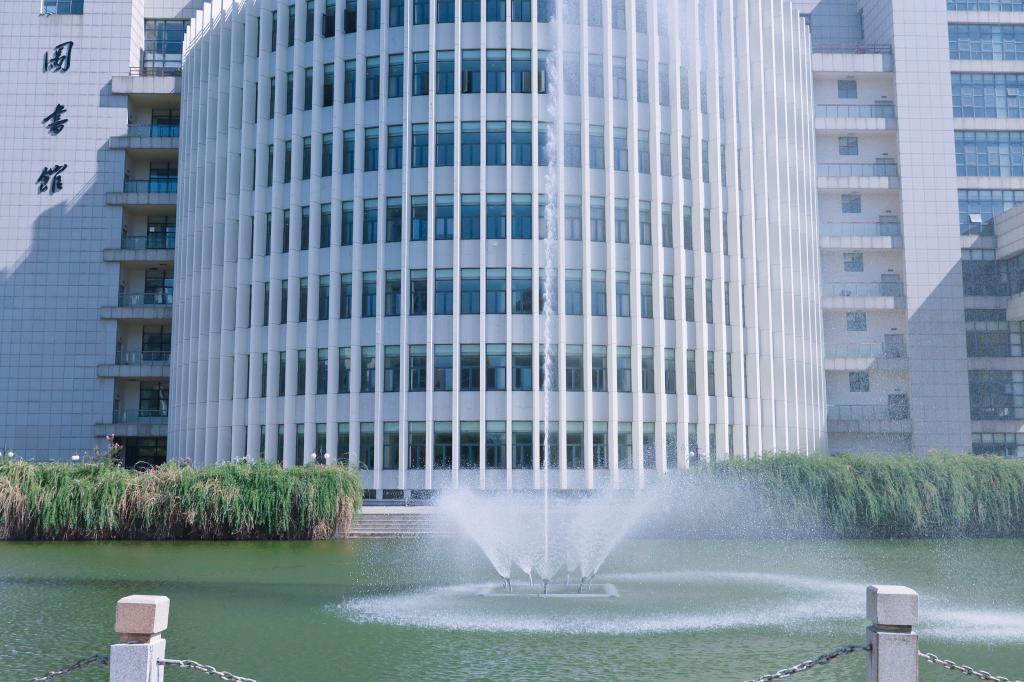
#> input picture img/imgae1.jpg, 1024 x 682 px
$ python main.py
#> lines starting #> are read from the running program, lines starting #| are printed output that depends on the picture
import numpy as np
import matplotlib.pyplot as plt
from sklearn.decomposition import PCA
from sklearn.preprocessing import StandardScaler
from skimage import io

# 读取图像并转换为灰度图像
img = io.imread('../img/imgae1.jpg', as_gray=True)
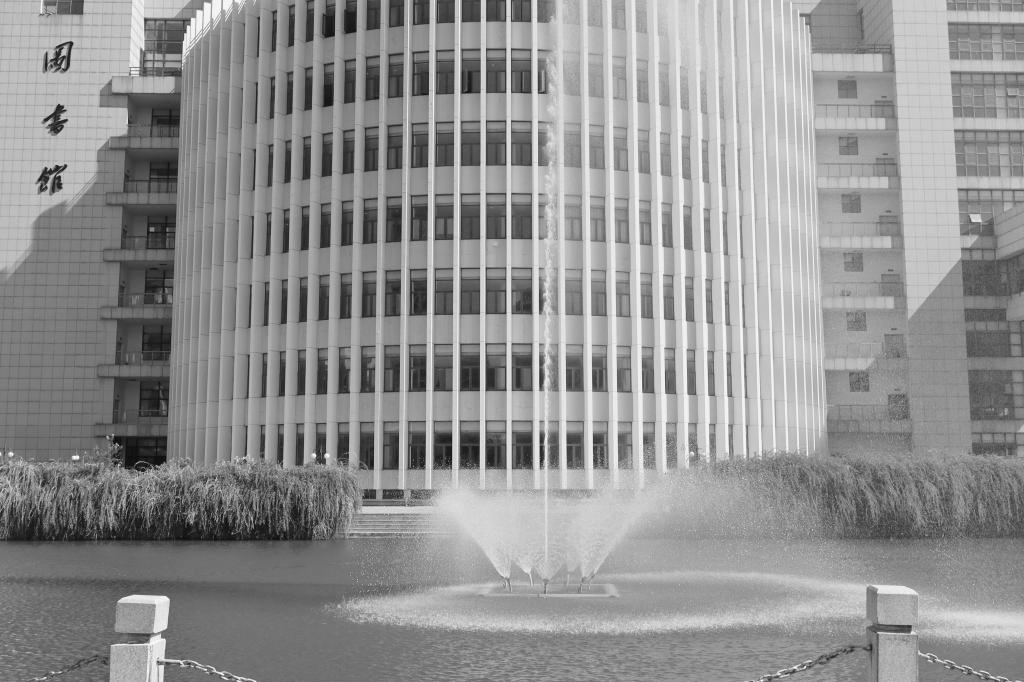
#> img: shape (682, 1024) float64; min 0.000833, max 0.999, mean 0.573

# 将图像展平为二维数组
img_flat = img.reshape(-1, img.shape[1])

# 标准化处理
scaler = StandardScaler()
img_scaled = scaler.fit_transform(img_flat)
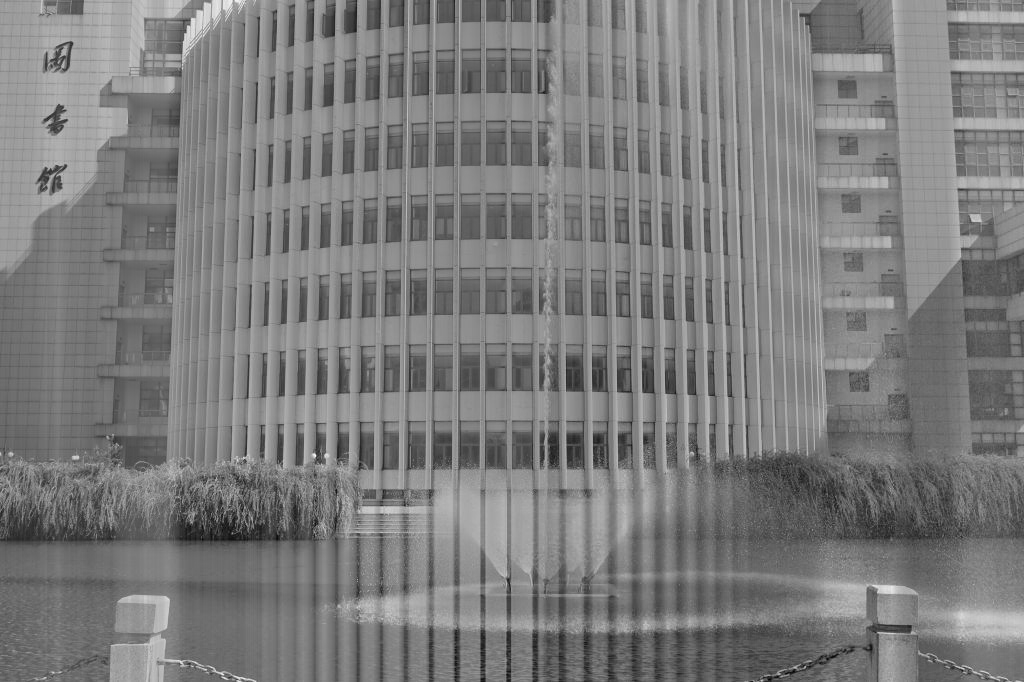
#> img_scaled: shape (682, 1024) float64; min -4.53, max 4.75, mean 5.28e-16; drawn with min black and max white

# 进行PCA降维
pca = PCA(n_components=50)  # 假设选择50个主成分
img_pca = pca.fit_transform(img_scaled)
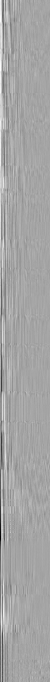
#> img_pca: shape (682, 50) float64; min -49.33, max 26.89, mean 0; drawn with min black and max white

# 使用前50个主成分重构图像
img_reconstructed = pca.inverse_transform(img_pca)

# 恢复的图像重新恢复成原图的形状
img_reconstructed = scaler.inverse_transform(img_reconstructed)
img_reconstructed = img_reconstructed.reshape(img.shape)

# 显示原图和恢复图
fig, (ax1, ax2) = plt.subplots(1, 2, figsize=(10, 5))
ax1.imshow(img, cmap='gray')
ax1.set_title('Original Image')

ax2.imshow(img_reconstructed, cmap='gray')
ax2.set_title('Reconstructed Image')

plt.savefig("../result/P/res.jpg", bbox_inches='tight', pad_inches=0)
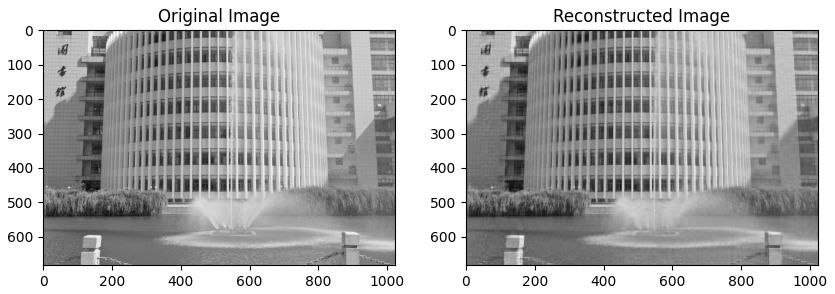
#> figure drawn by matplotlib, 2 panels
plt.show()

$ run again, with img/face1.jpg copied over img/imgae1.jpg
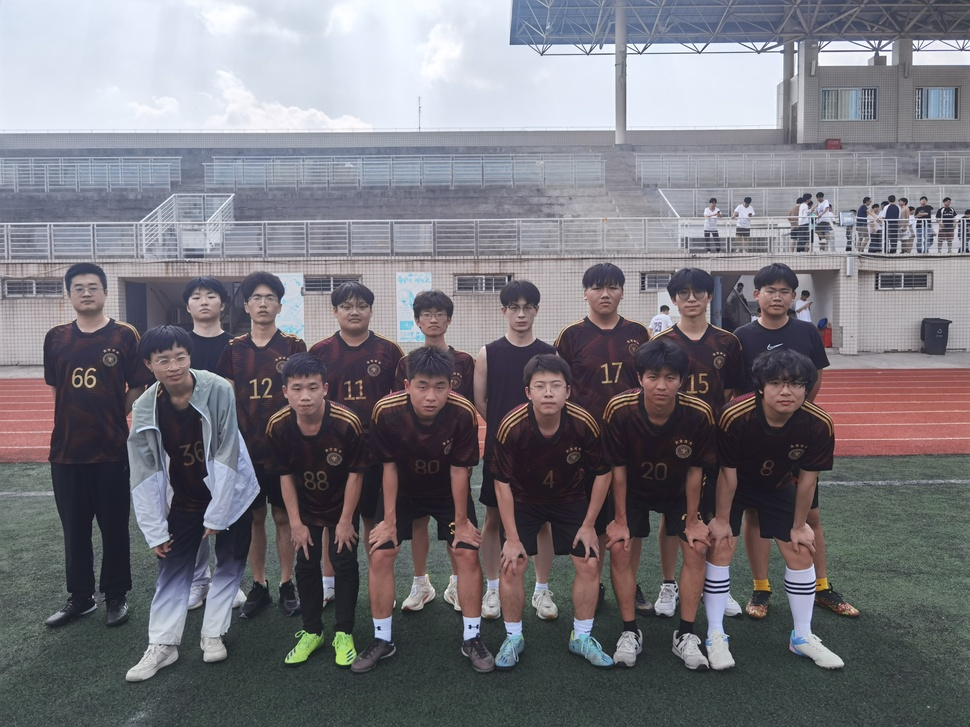
#> input picture img/face1.jpg, 970 x 727 px, shrunk from 4096 x 3072 before the run
#> `img_scaled = scaler.fit_transform(img_flat)`:
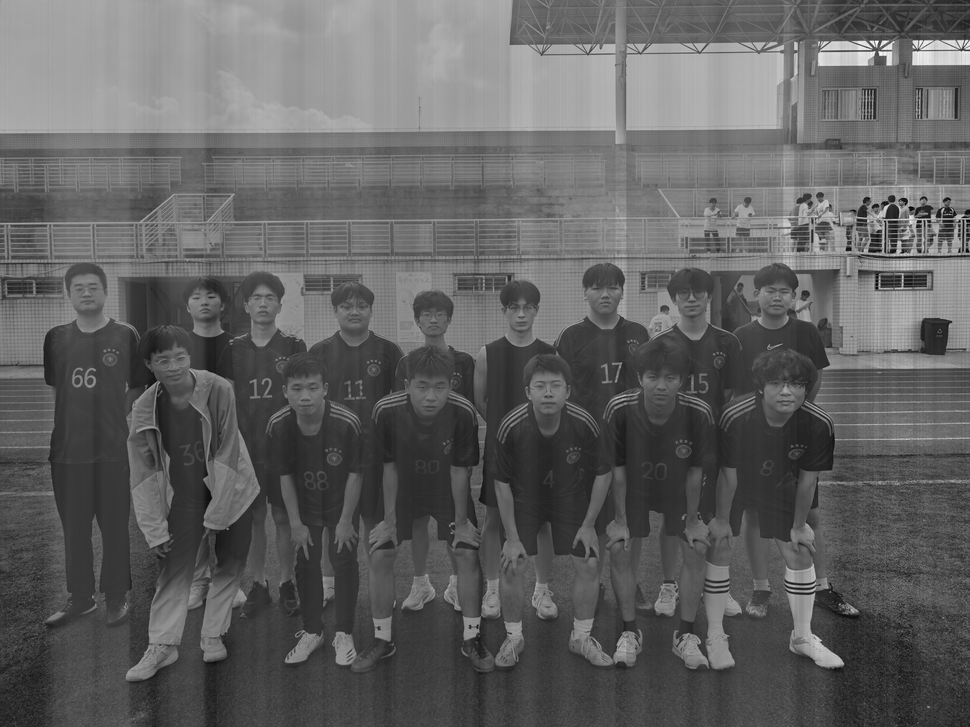
#> img_scaled: shape (727, 970) float64; min -2.44, max 3.96, mean 3.79e-17; drawn with min black and max white
#> `img_reconstructed = scaler.inverse_transform(img_reconstructed)`:
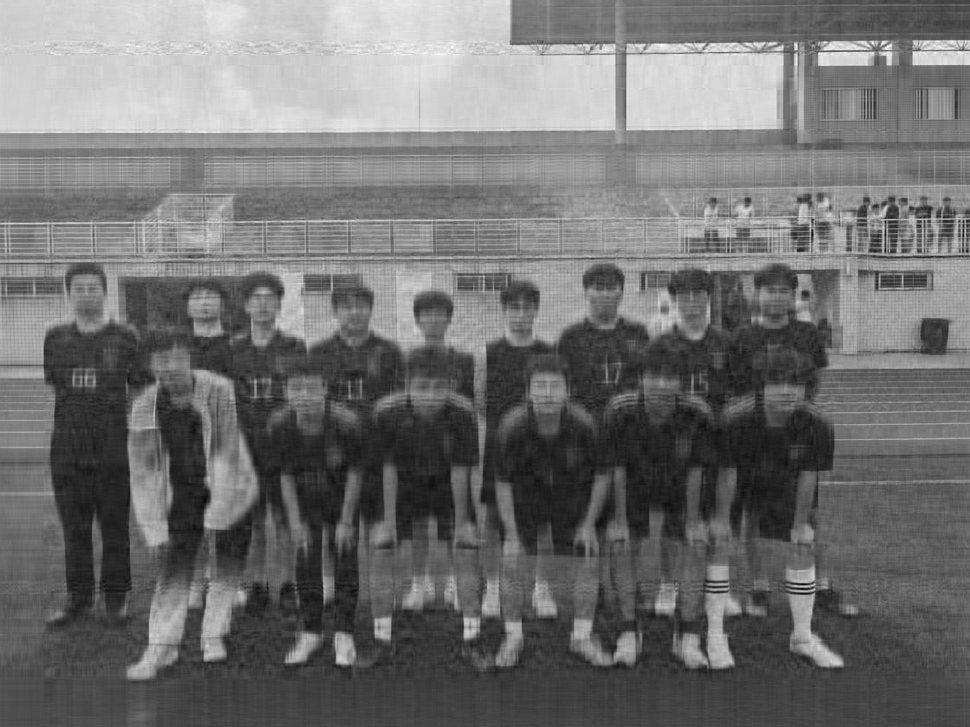
#> img_reconstructed: shape (727, 970) float64; min -0.0472, max 1.11, mean 0.462; drawn with min black and max white

$ run again, with img/1.png saved as img/imgae1.jpg
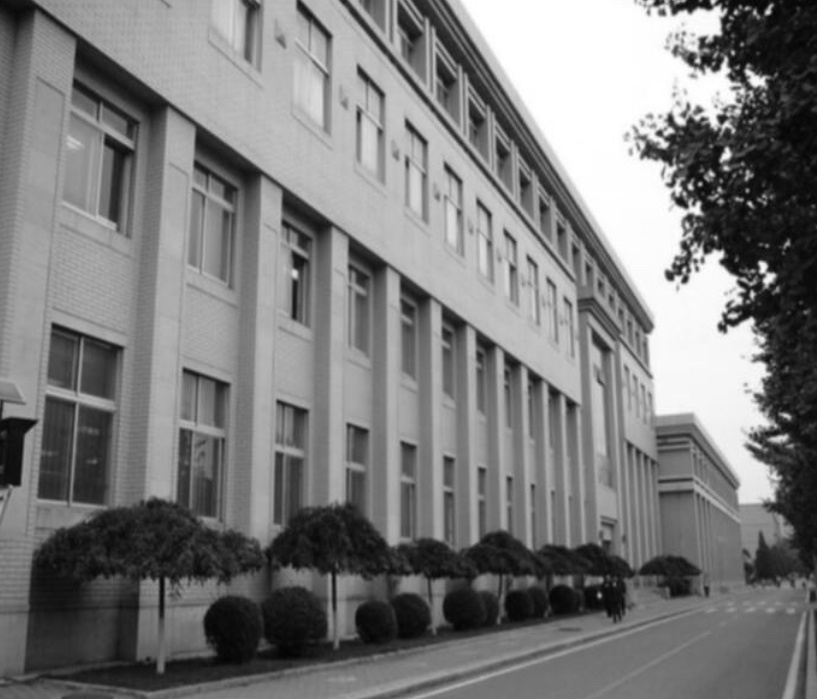
#> input picture img/1.png, 817 x 699 px
#> img is the input picture: shape (699, 817) float64; min 0.0118, max 1, mean 0.484
#> `img_scaled = scaler.fit_transform(img_flat)`:
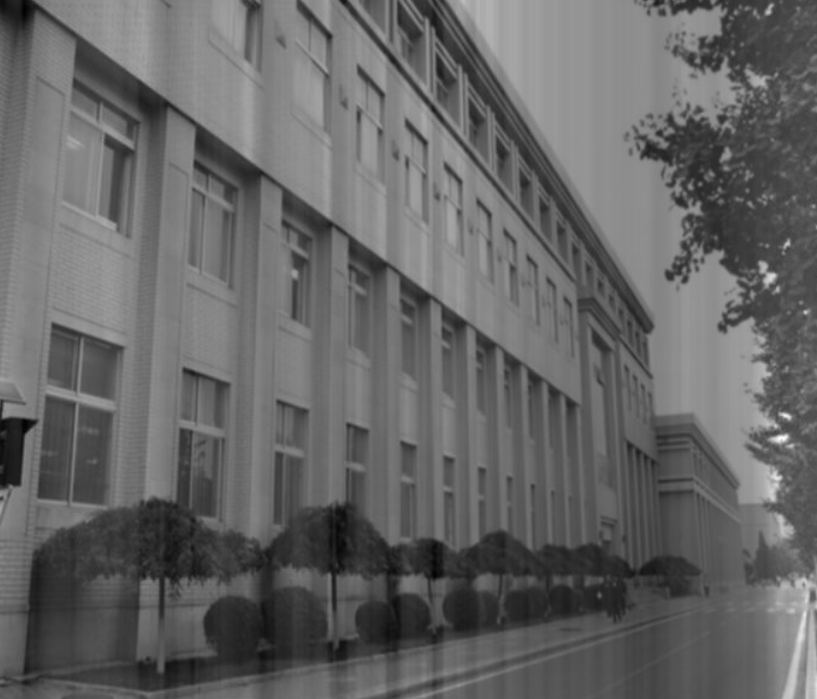
#> img_scaled: shape (699, 817) float64; min -3.02, max 4.54, mean -9.98e-16; drawn with min black and max white
#> `plt.savefig("../result/P/res.jpg", bbox_inches='tight', pad_inches=0)`:
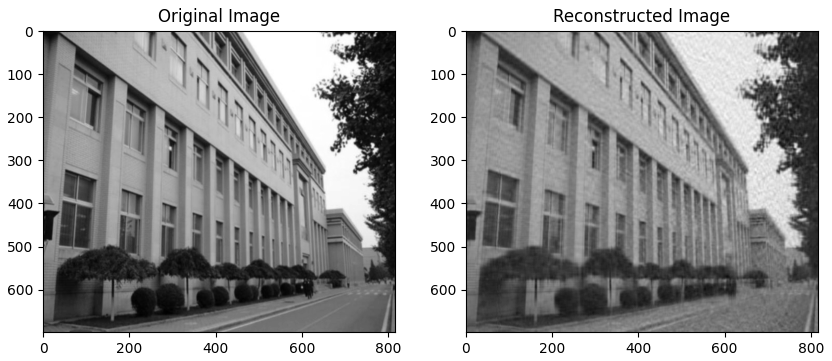
#> figure drawn by matplotlib, 2 panels
